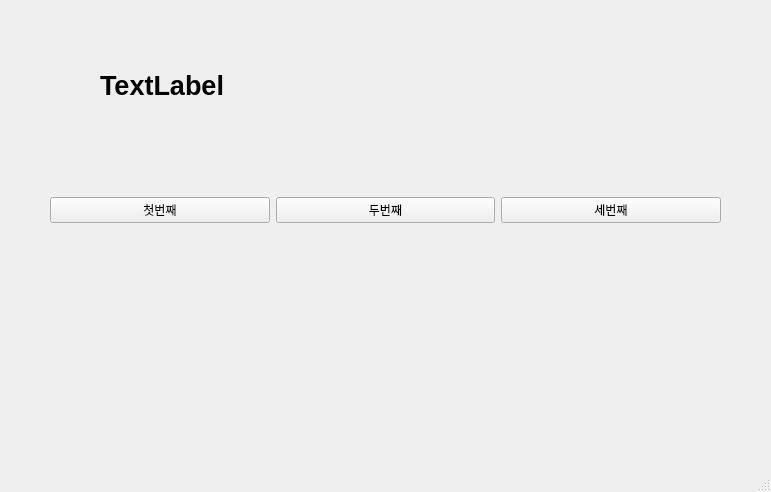
<?xml version="1.0" encoding="UTF-8"?>
<ui version="4.0">
 <class>MainWindow</class>
 <widget class="QMainWindow" name="MainWindow">
  <property name="geometry">
   <rect>
    <x>0</x>
    <y>0</y>
    <width>771</width>
    <height>492</height>
   </rect>
  </property>
  <property name="windowTitle">
   <string>MainWindow</string>
  </property>
  <widget class="QWidget" name="centralwidget">
   <widget class="QWidget" name="horizontalLayoutWidget">
    <property name="geometry">
     <rect>
      <x>50</x>
      <y>150</y>
      <width>671</width>
      <height>121</height>
     </rect>
    </property>
    <layout class="QHBoxLayout" name="horizontalLayout">
     <item>
      <widget class="QPushButton" name="pushButton">
       <property name="text">
        <string>첫번째</string>
       </property>
      </widget>
     </item>
     <item>
      <widget class="QPushButton" name="pushButton_2">
       <property name="text">
        <string>두번째</string>
       </property>
      </widget>
     </item>
     <item>
      <widget class="QPushButton" name="pushButton_3">
       <property name="text">
        <string>세번째</string>
       </property>
      </widget>
     </item>
    </layout>
   </widget>
   <widget class="QLabel" name="label">
    <property name="geometry">
     <rect>
      <x>100</x>
      <y>50</y>
      <width>591</width>
      <height>71</height>
     </rect>
    </property>
    <property name="font">
     <font>
      <pointsize>20</pointsize>
      <bold>true</bold>
     </font>
    </property>
    <property name="text">
     <string>TextLabel</string>
    </property>
   </widget>
  </widget>
  <widget class="QMenuBar" name="menubar">
   <property name="geometry">
    <rect>
     <x>0</x>
     <y>0</y>
     <width>771</width>
     <height>33</height>
    </rect>
   </property>
  </widget>
  <widget class="QStatusBar" name="statusbar"/>
 </widget>
 <resources/>
 <connections>
  <connection>
   <sender>pushButton</sender>
   <signal>clicked()</signal>
   <receiver>MainWindow</receiver>
   <slot>firstClick()</slot>
   <hints>
    <hint type="sourcelabel">
     <x>160</x>
     <y>235</y>
    </hint>
    <hint type="destinationlabel">
     <x>185</x>
     <y>295</y>
    </hint>
   </hints>
  </connection>
  <connection>
   <sender>pushButton_2</sender>
   <signal>clicked()</signal>
   <receiver>MainWindow</receiver>
   <slot>secondClick()</slot>
   <hints>
    <hint type="sourcelabel">
     <x>383</x>
     <y>239</y>
    </hint>
    <hint type="destinationlabel">
     <x>430</x>
     <y>299</y>
    </hint>
   </hints>
  </connection>
  <connection>
   <sender>pushButton_3</sender>
   <signal>clicked()</signal>
   <receiver>MainWindow</receiver>
   <slot>thirdClick()</slot>
   <hints>
    <hint type="sourcelabel">
     <x>580</x>
     <y>240</y>
    </hint>
    <hint type="destinationlabel">
     <x>647</x>
     <y>293</y>
    </hint>
   </hints>
  </connection>
 </connections>
 <slots>
  <slot>firstClick()</slot>
  <slot>secondClick()</slot>
  <slot>thirdClick()</slot>
 </slots>
</ui>
